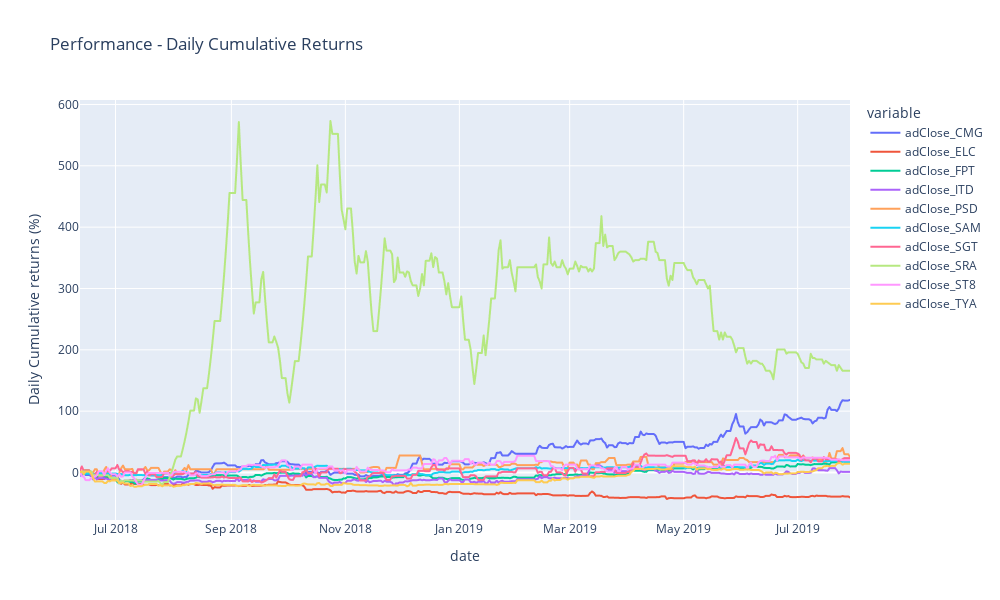

Notebook cell for this chart:
### Markdown cell above
## **Gatev Data Normalization**

### Code cell
df_cum_daily_returns_train = gatev_dist.gatev_data_normalize(df_train)

### Figure 1 — Plotly figure (JSON) as saved in the notebook; plotly's stock layout.template omitted (floating-point values rounded to 4 significant figures; data arrays with more than 128 entries replaced by an {"elided": "..."} marker saying what was removed)
{"data": [{"hovertemplate": "variable=adClose_CMG<br>date=%{x}<br>value=%{y}<extra></extra>", "legendgroup": "adClose_CMG", "line": {"color": "#636efa", "dash": "solid"}, "marker": {"symbol": "circle"}, "mode": "lines", "name": "adClose_CMG", "showlegend": true, "type": "scattergl", "x": {"elided": "413 str values"}, "xaxis": "x", "y": {"elided": "413 float values"}, "yaxis": "y"}, {"hovertemplate": "variable=adClose_ELC<br>date=%{x}<br>value=%{y}<extra></extra>", "legendgroup": "adClose_ELC", "line": {"color": "#EF553B", "dash": "solid"}, "marker": {"symbol": "circle"}, "mode": "lines", "name": "adClose_ELC", "showlegend": true, "type": "scattergl", "x": {"elided": "413 str values"}, "xaxis": "x", "y": {"elided": "413 float values"}, "yaxis": "y"}, {"hovertemplate": "variable=adClose_FPT<br>date=%{x}<br>value=%{y}<extra></extra>", "legendgroup": "adClose_FPT", "line": {"color": "#00cc96", "dash": "solid"}, "marker": {"symbol": "circle"}, "mode": "lines", "name": "adClose_FPT", "showlegend": true, "type": "scattergl", "x": {"elided": "413 str values"}, "xaxis": "x", "y": {"elided": "413 float values"}, "yaxis": "y"}, {"hovertemplate": "variable=adClose_ITD<br>date=%{x}<br>value=%{y}<extra></extra>", "legendgroup": "adClose_ITD", "line": {"color": "#ab63fa", "dash": "solid"}, "marker": {"symbol": "circle"}, "mode": "lines", "name": "adClose_ITD", "showlegend": true, "type": "scattergl", "x": {"elided": "413 str values"}, "xaxis": "x", "y": {"elided": "413 float values"}, "yaxis": "y"}, {"hovertemplate": "variable=adClose_PSD<br>date=%{x}<br>value=%{y}<extra></extra>", "legendgroup": "adClose_PSD", "line": {"color": "#FFA15A", "dash": "solid"}, "marker": {"symbol": "circle"}, "mode": "lines", "name": "adClose_PSD", "showlegend": true, "type": "scattergl", "x": {"elided": "413 str values"}, "xaxis": "x", "y": {"elided": "413 float values"}, "yaxis": "y"}, {"hovertemplate": "variable=adClose_SAM<br>date=%{x}<br>value=%{y}<extra></extra>", "legendgroup": "adClose_SAM", "line": {"color": "#19d3f3", "dash": "solid"}, "marker": {"symbol": "circle"}, "mode": "lines", "name": "adClose_SAM", "showlegend": true, "type": "scattergl", "x": {"elided": "413 str values"}, "xaxis": "x", "y": {"elided": "413 float values"}, "yaxis": "y"}, {"hovertemplate": "variable=adClose_SGT<br>date=%{x}<br>value=%{y}<extra></extra>", "legendgroup": "adClose_SGT", "line": {"color": "#FF6692", "dash": "solid"}, "marker": {"symbol": "circle"}, "mode": "lines", "name": "adClose_SGT", "showlegend": true, "type": "scattergl", "x": {"elided": "413 str values"}, "xaxis": "x", "y": {"elided": "413 float values"}, "yaxis": "y"}, {"hovertemplate": "variable=adClose_SRA<br>date=%{x}<br>value=%{y}<extra></extra>", "legendgroup": "adClose_SRA", "line": {"color": "#B6E880", "dash": "solid"}, "marker": {"symbol": "circle"}, "mode": "lines", "name": "adClose_SRA", "showlegend": true, "type": "scattergl", "x": {"elided": "413 str values"}, "xaxis": "x", "y": {"elided": "413 float values"}, "yaxis": "y"}, {"hovertemplate": "variable=adClose_ST8<br>date=%{x}<br>value=%{y}<extra></extra>", "legendgroup": "adClose_ST8", "line": {"color": "#FF97FF", "dash": "solid"}, "marker": {"symbol": "circle"}, "mode": "lines", "name": "adClose_ST8", "showlegend": true, "type": "scattergl", "x": {"elided": "413 str values"}, "xaxis": "x", "y": {"elided": "413 float values"}, "yaxis": "y"}, {"hovertemplate": "variable=adClose_TYA<br>date=%{x}<br>value=%{y}<extra></extra>", "legendgroup": "adClose_TYA", "line": {"color": "#FECB52", "dash": "solid"}, "marker": {"symbol": "circle"}, "mode": "lines", "name": "adClose_TYA", "showlegend": true, "type": "scattergl", "x": {"elided": "413 str values"}, "xaxis": "x", "y": {"elided": "413 float values"}, "yaxis": "y"}], "layout": {"height": 600, "legend": {"title": {"text": "variable"}, "tracegroupgap": 0}, "title": {"text": "Performance - Daily Cumulative Returns"}, "width": 1000, "xaxis": {"anchor": "y", "domain": [0, 1], "title": {"text": "date"}}, "yaxis": {"anchor": "x", "domain": [0, 1], "title": {"text": "Daily Cumulative returns (%)"}}}}
